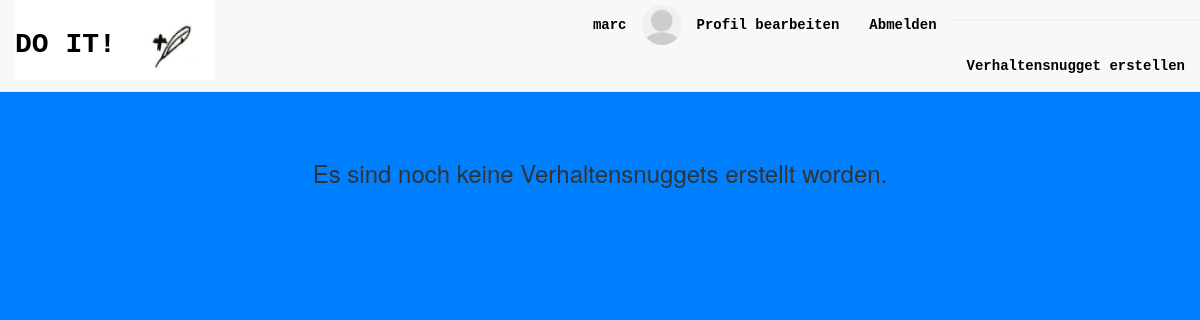
Page / (signed in) on the earlier database version.
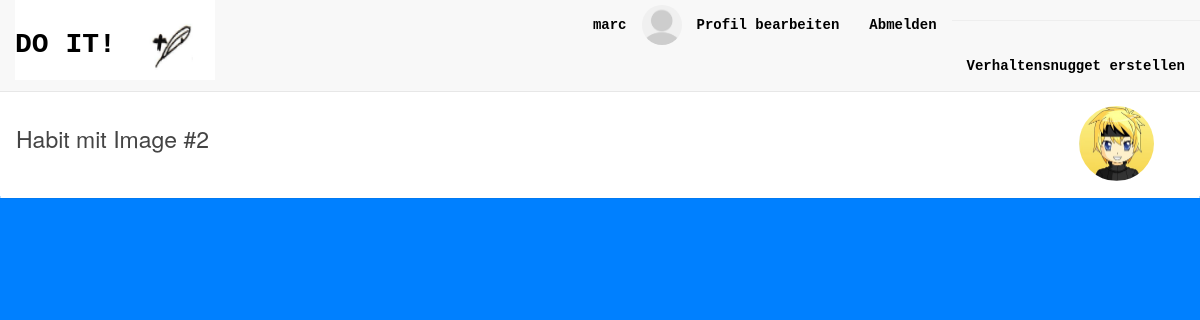
Same page on the later database version.
### habits/models.py (models this page shows, shortened)
class Habit(models.Model):
    TRIGGER_OPTION_1 = 'Wenn ich...'
    TRIGGER_OPTION_2 = 'Bevor ich...'
    TRIGGER_OPTION_3 = 'Immer wenn ich...'
    TRIGGER_OPTION_4 = 'Jedes Mal wenn ich...'
    TRIGGER_OPTION_5 = 'Nachdem ich...'
    TRIGGER_CHOICES = (
        (TRIGGER_OPTION_1, TRIGGER_OPTION_1),
        (TRIGGER_OPTION_2, TRIGGER_OPTION_2),
        (TRIGGER_OPTION_3, TRIGGER_OPTION_3),
        (TRIGGER_OPTION_4, TRIGGER_OPTION_4),
        (TRIGGER_OPTION_5, TRIGGER_OPTION_5),
    )
    priority = models.IntegerField(default=1)
    title = models.CharField(max_length=200)
    trigger = models.CharField(max_length=15, choices=TRIGGER_CHOICES, default=TRIGGER_OPTION_5)
    existingroutine = models.ForeignKey(
        'Existingroutine',
        on_delete=models.SET_NULL,
        blank=True,
        null = True,
    )
    targetbehavior = models.ForeignKey(
        'Targetbehavior',
        on_delete=models.SET_NULL,
        blank=True,
        null = True,
    )
    image = models.ImageField(upload_to='habit_image', blank=True)
    created_by = models.ForeignKey(UserProfile, on_delete=models.SET_NULL, null=True, blank=True)
    STATUS_CHOICES = ((True, 'active'), (False, 'inactive'))
    is_active = models.BooleanField(choices=STATUS_CHOICES, default=True)
    created_at = models.DateTimeField(default=datetime.datetime.now, blank=True)
    triggered_at_time = models.TimeField(blank=True, null=True)
    triggered_at_date = models.DateField(blank=True, null=True)
    def __str__(self):
        habitpresentation = self.title # '\on ' + self.trigger + '\n ' + str(self.existingroutine) + '\n ' + str(self.targetbehavior)
        return habitpresentation
    def image_url(self):
        if self.image and hasattr(self.image, 'url'):
            return self.image.url
        else:
            return None;

### habits/views.py (the view, shortened to what this page needs)
# urls.py: url(r'^$', habits_views.HabitListView.as_view(), name='display_habits'),
class HabitListView(ListView):
    model = Habit
    context_object_name = 'habits'   # your own name for the list as a template variable
    template_name = 'habits/display_habits.html'  # Specify your own template name/location
    def get_queryset(self):
        print('get_queryset_HabitListView')
        queryset = Habit.objects.filter(created_by=self.request.user.id)
        print(queryset)
        return queryset

### accounts/models.py (called while the page is built)
    def image_url(self):
        if self.image and hasattr(self.image, 'url'):
            return self.image.url
        else:
            return '/media/profile_image/dummy_avatar.jpg'

### habits/models.py (called while the page is built)
    def __str__(self):
        return self.name

    def __str__(self):
        return self.name

### habits/templates/habits/display_habits.html (shortened to what this page needs)
{% extends 'base.html' %}
{% block head %}
  {% load staticfiles %}
  <link rel="stylesheet" type="text/css" href="{% static 'habits/css/style.css' %}" />
{% endblock %}
{% block body %}
<div id="section-container">
  {% if habits %}
  <ul class="sort">
    {% for habit in habits|dictsort:"priority" %}
    <li id="habit_{{habit.id}}" class="custom-list-item">
      <button draggable=true id="accordion_{{habit.id}}" class="accordion {% if habit.is_active %} custom-accordion {% else %} custom-accordion-inactive {% endif %}">
        <div class="media">
          <div class="media-body">
            <h4 id="h4-habit-title_{{habit.id}}" class="media-heading custom-media-heading">{{habit.title}}</h4>
          </div>
          <div class="media-right media-middle">
            {% if habit.image_url %}
            <img id="overview-image" class="media-object" src="{{habit.image_url}}" width=75 height=75>
            {% endif %}
          </div>
        </div>
      </button>
      <div id="panel_{{habit.id}}"class="panel">
        <br>
        <br>
        <br>
      </div>
    </li>
    {% endfor %}
  </ul>
  {% else %}
  <div class="container">
    <h3 style="margin-top: 100px; text-align:center;">Es sind noch keine Verhaltensnuggets erstellt worden.</h3>
  </div>
  {% endif %}
</div>
{% endblock %}

### accounts/templates/base.html (shortened to what this page needs)
<html>
  <head>
    {% load staticfiles %}
    <link rel="stylesheet" type="text/css"  href="{% static 'css/jquery/jquery-ui.css' %}" />
    <link rel="stylesheet" type="text/css"  href="{% static 'css/jquery/jquery-ui.theme.css' %}" />
    <link rel="stylesheet" type="text/css"  href="{% static 'css/jquery/jquery.bootstrap-touchspin.css' %}" />
    <link rel="stylesheet" type="text/css"  href="{% static 'css/bootstrap/bootstrap.css' %}" />
    <link rel="stylesheet" type="text/css"  href="{% static 'css/style_base.css' %}" />
    {% block head %}
    {% endblock %}
  </head>
  <body>
    {% block navbar %}
    <br>
    <br>
    <br>
    <div class="container">
      <nav class="navbar navbar-default navbar-fixed-top">
      <div class="container-fluid">
        <div class="navbar-header">
          <a class="navbar-brand custom-navbar-brand" href="{% url 'display_habits'%}"> DO IT!</a>
          {% if user.is_authenticated %}
            {% block button_right_corner %}
              <a id="quill_icon" class="btn btn-default" href="{% url 'display_habitToCreate' %}"> <img src="/media/icons/icon_quill.png" width=50 height=50 /> </a>
            {% endblock %}
          {% endif %}
        </div>
        <div id="navbar" class="navbar-collapse collapse">
          {% if user.is_authenticated %}
          <ul class="nav navbar-nav navbar-right">
            <li style="display:-webkit-box">
              <a href="{% url 'view_profile' %}">{{ user }}</a>
              <img src="{{ user.userprofile.image_url }}" class="avatar img-responsive">
            </li>
            <li>
              <a href="{% url 'edit_profile' %}">Profil bearbeiten</a>
            </li>
            <li>
              <a href="{% url 'logout' %}">Abmelden</a>
            </li>
            <li>
              <hr>
              <a href="{% url 'display_habitToCreate' %}">Verhaltensnugget erstellen</a>
            </li>
          </ul>
          {% else %}
          <ul class="nav navbar-nav navbar-right">
            <li><a href="{% url 'login' %}">Anmelden</a></li>
            <li><a href="{% url 'registration' %}">Registrieren</a></li>
          </ul>
          {% endif %}
        </div>
      </div>
      </nav>
    </div>
    {% endblock %}
    {% block body %}{% endblock %}
  </body>
</html>

### accounts/static/css/style_base.css (style rules this page uses)
#quill_icon { float: right; margin: 14px 10px 0px 0px; border: none; }
.avatar { padding-top: 5px; padding-bottom: 5px; width: 40px; height: 50px; border-radius: 50%; -webkit-border-radius: 50%; -moz-border-radius: 50%; }
a { font-weight: bold; font-family: monospace; color: black; }
.navbar-default .navbar-nav>li>a { color: black; }
.custom-navbar-brand { font-weight: bold; font-family: monospace; font-size: 28px; display: block; margin: 20px 0px 0px 50px; }
.navbar-header { background-color: white; min-height: 80px; }
.navbar-default .navbar-brand { color: black; }

### habits/static/habits/css/style.css (style rules this page uses)
.custom-accordion { background-color: white; color: #444; cursor: pointer; width: 100%; height: 105px; border: none; text-align: left; outline: none; font-size: 22px; transition: 0.4s; }
div.panel { padding: 0 18px; padding-left: 30px; background-color: white; max-height: 0; overflow: hidden; transition: max-height 0.2s ease-out; }
body { background-color: #0080FF; }
.custom-list-item { margin-top: 10px; }
.custom-media-heading { font-size: 23px; margin-top: 20px; margin-left: 10px; }
#overview-image { margin-right: 40px; border-radius: 100%; }
.sort { list-style-type: none; -webkit-padding-start: 0px; margin-top: 31px; }

Differences in the rows shown:
added Habit: title "Habit mit Image #2", image_url (picture)
Other differences:
text no longer shown: "Es sind noch keine Verhaltensnuggets erstellt worden."
